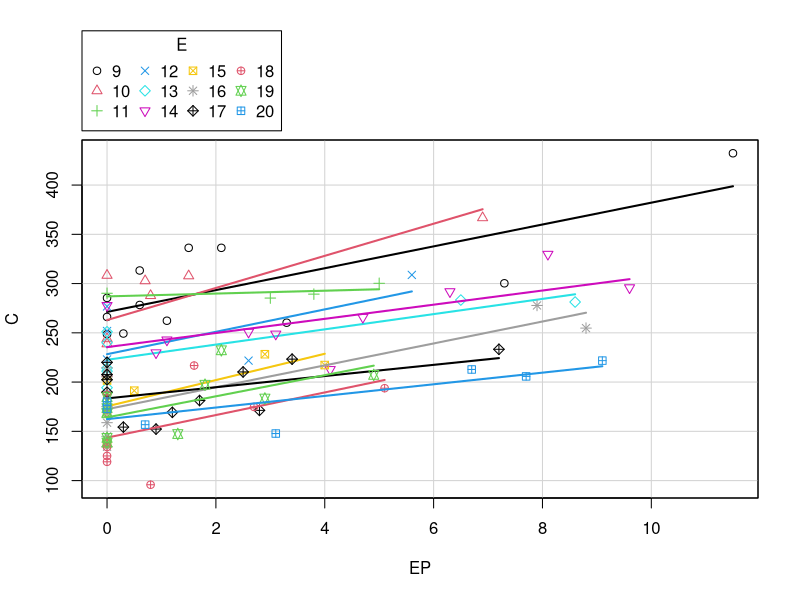
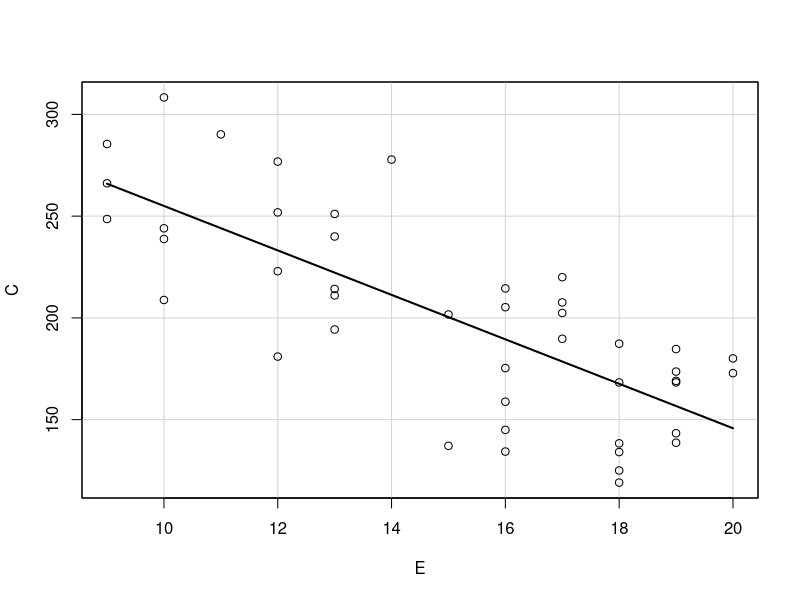
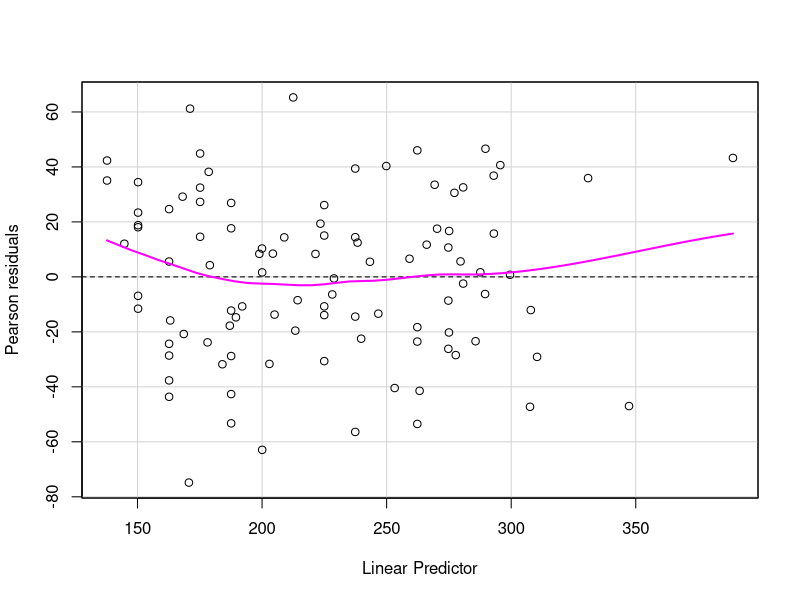

R code for these plots, in order: (Note: this script raises an error after producing the figures.)
## ---- chunk 1
# Carregar llibreries
library(car)
## ---- chunk 2
dd    <- read.csv2("col.csv") # Llegir dades 
dd$EP <- pmax(0,dd$P-(dd$H/2-10))      # Exces de pes
n     <- nrow(dd)                      # Nombre individus 
## ---- chunk 3
scatterplot(C ~ EP|E,smooth=F,boxplots=F,col=1:12,dd)
## ---- chunk 4
scatterplot(C ~ E,   smooth=F,boxplots=F,col=1:12,dd[dd$EP==0,]) # Els que no tenen exces de pes
## ---- chunk 5
# Models nuls
mod0  <-  lm(C ~ 1, dd)
modg0 <- glm(C ~ 1, dd, family = gaussian(link=identity))

# Models amb exces de pes i edat
mod   <-  lm(C ~ EP + E, dd)
modg  <- glm(C ~ EP + E, dd, family = gaussian(link=identity))
## ---- chunk 6
# Models nuls
summary(mod0)
summary(modg0)
## ---- chunk 7
# Models ajustats
summary(mod)
summary(modg)
## ---- chunk 8
vif(mod)
vif(modg)
## ---- chunk 9
anova(mod0, mod)
anova(modg0,modg,test="F")
## ---- chunk 10
summary(modg)$dispersion
summary(mod)$sigma^2
## ---- chunk 11
pr_lm      <- predict(mod)                      # predict MLG 
pr_lm_resp <- predict(modg, type = "response")  # predict mu
pr_lm_link <- predict(modg, type = "link")      # predict eta (quan link=identity --> eta=mu)

summary(pr_lm_resp - pr_lm)
summary(pr_lm_link - pr_lm)
## ---- chunk 12
pr_raw      <- residuals(modg,type = "response") # residus crus
pr_pearson  <- residuals(modg,type = "pearson")  # residus pearson
pr_deviance <- residuals(modg,type = "deviance") # residus deviance  
summary(pr_raw - pr_pearson)
summary(pr_raw - pr_deviance)
## ---- chunk 13
# Plot residuals versus fitted
residualPlot(modg)
residualPlots(modg)
## ---- chunk 14
influencePlot(model = modg)
## ---- chunk 15
# Calcul del IC95% "manual"
pred <- predict(modg, data.frame(EP=c(0,5), E=c(15,15)), se.fit = T, type = "response")
cbind(pred$fit,
      pred$fit + qnorm(0.025) * pred$se.fit,
      pred$fit + qnorm(0.975) * pred$se.fit)

# Calcul del IC95% emprant funcio predict sobre model lineal
predict(mod,data.frame(EP=c(0,5),E=c(15,15)),interval="confidence")
## ---- chunk 16
# pseudo-interval 
cbind(pred$fit,
      pred$fit - 2 * pred$residual.scale,
      pred$fit + 2 * pred$residual.scale)               

# asimptotic
cbind(pred$fit,
      qnorm(0.025, pred$fit, pred$residual.scale),
      qnorm(0.975, pred$fit, pred$residual.scale))    
## ---- chunk 17
residualPlot(modg)
## ---- chunk 18
modg_inv  <- glm(C ~ EP + E, dd, family = gaussian(link="inverse"))
modg_inv2 <- glm(C ~ EP + E, dd, family = gaussian(link="1/mu^2"))
modg_log  <- glm(C ~ EP + E, dd, family = gaussian(link="log"))
## ---- chunk 19
par(mfrow=c(2,2))
residualPlot(modg ,    main='Identity')
residualPlot(modg_inv, main='Inverse')
residualPlot(modg_inv2,main='Inverse^2')
residualPlot(modg_log, main='Log')
## ---- chunk 20
##-- Valors a predir
E   <- 9:20
EP  <- 0
df  <- data.frame(E=E, EP=EP)
dd0 <- dd[dd$EP==0,]

##-- Prediccions link identitat
par(mfrow=c(1,2))
PP    <- predict(modg, df , type = "response")
disp  <- summary(modg)$dispersion
V     <- 1
ylim  <- range(PP) + c(-2,2) * sqrt(V*disp)
plot(C ~ E, dd0, ylim=ylim, main="Prediccions (EP=0) link identitat")
lines(E, PP)
lines(E, PP + 2 * sqrt(V*disp), col="red",lty=2)
lines(E, PP - 2 * sqrt(V*disp), col="red",lty=2)

##-- Prediccions link log
PP    <- predict(modg_log, df , type = "response")
disp  <- summary(modg_log)$dispersion
V     <- 1
ylim  <- range(PP) + c(-2,2) * sqrt(V*disp)
plot(C ~ E, dd0, ylim=ylim, main="Prediccions (EP=0) link log")
lines(E, PP)
lines(E, PP + 2 * sqrt(V*disp), col="green",lty=2)
lines(E, PP - 2 * sqrt(V*disp), col="green",lty=2)
## ---- chunk 21
modg_nor <- glm(C ~ EP + E, dd, family = gaussian(link="log"))
modg_gam <- glm(C ~ EP + E, dd, family = Gamma(link="log"))
modg_iga <- glm(C ~ EP + E, dd, family = inverse.gaussian(link="log"))
## ---- chunk 22
par(mfrow=c(2,2))
residualPlot(modg_nor, main='Normal')
residualPlot(modg_gam, main='Gamma')
residualPlot(modg_iga, main='Inverse Gaussian')
## ---- chunk 23
##-- Prediccions familia Normal
par(mfrow=c(1,2))
PP    <- predict(modg_nor, df , type = "response")
disp  <- summary(modg_nor)$dispersion
V     <- 1
ylim  <- range(PP) + c(-2,2) * sqrt(V*disp)
plot(C ~ E, dd0, ylim=ylim, main="Prediccions (EP=0) fam. Normal")
lines(E, PP)
lines(E, PP + 2 * sqrt(V*disp), col="red",lty=2)
lines(E, PP - 2 * sqrt(V*disp), col="red",lty=2)

##-- Prediccions familia Gamma
PP     <- predict(modg_gam, df , type = "response")
disp   <- summary(modg_gam)$dispersion
V      <- PP^2 # La funcio de variància en la gamma és mu^2
ylim   <- range(c(PP - 2 * sqrt(V*disp), PP + 2 * sqrt(V*disp)))
plot(C ~ E, dd0, ylim=ylim, main="Prediccions (EP=0) fam. Gamma")
lines(E, PP)
lines(E, PP + 2 * sqrt(V*disp), col="green",lty=2)
lines(E, PP - 2 * sqrt(V*disp), col="green",lty=2)
